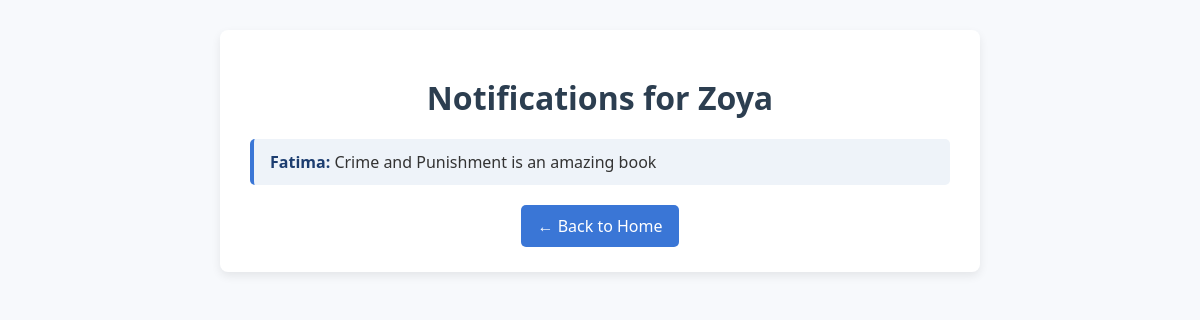
Before: /notifications (signed in) with the older database file.
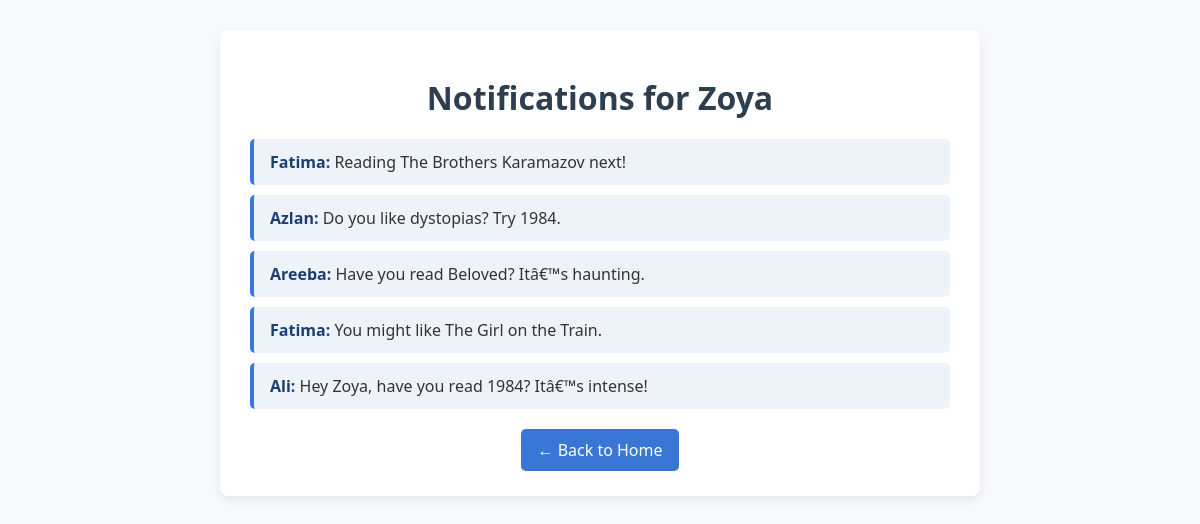
After: the same page with the newer database file.
### tables this page shows
CREATE TABLE Notifications (
    notificationID INTEGER PRIMARY KEY AUTOINCREMENT,
    sendby TEXT,
    sendto TEXT,
    message TEXT,
    FOREIGN KEY (sendby) REFERENCES Users(username),
    FOREIGN KEY (sendto) REFERENCES Users(username)
);

### app.py (the view)
@app.route("/notifications")
def notifications():
    if "username" not in session:
        return redirect("/login")
    current_user = session["username"]
    conn = get_db_connection()
    users = conn.execute("SELECT username FROM Users WHERE username != ?", (current_user,)).fetchall()
    notifications = conn.execute('''
        SELECT sendby, message
        FROM Notifications
        WHERE sendto = ?
        ORDER BY rowid DESC
    ''', (current_user,)).fetchall()
    conn.close()
    return render_template("notifications.html", notifications=notifications, current_user=current_user)

### app.py (called while the page is built)
def get_db_connection():
    conn = sqlite3.connect(DATABASE)
    conn.row_factory = sqlite3.Row
    return conn

### templates/notifications.html (shortened to what this page needs)
<!DOCTYPE html>
<html lang="en">
<head>
</head>
<body>
    <div class="container">
        <h1>Notifications for {{ current_user }}</h1>
        {% if notifications %}
            <ul>
                {% for n in notifications %}
                    <li><strong>{{ n.sendby }}:</strong> {{ n.message }}</li>
                {% endfor %}
            </ul>
        {% else %}
            <p>No notifications yet.</p>
        {% endif %}
        <a href="/home" class="back-link">← Back to Home</a>
    </div>
</body>
</html>

Changed rows visible on the page:
no longer on this page (row edited): Notifications: sendto "Zoya", sendby "Fatima", message "Crime and Punishment is an amazing book"
added Notifications: sendby "Fatima", message "Reading The Brothers Karamazov next!"
added Notifications: sendby "Azlan", message "Do you like dystopias? Try 1984."
added Notifications: sendby "Areeba", message "Have you read Beloved? Itâ€™s haunting."
added Notifications: sendby "Fatima", message "You might like The Girl on the Train."
now on this page (row edited): Notifications: sendby "Ali", message "Hey Zoya, have you read 1984? Itâ€™s intense!"
Other visible differences:
{{ current_user }}: (not shown) → "Zoya"
